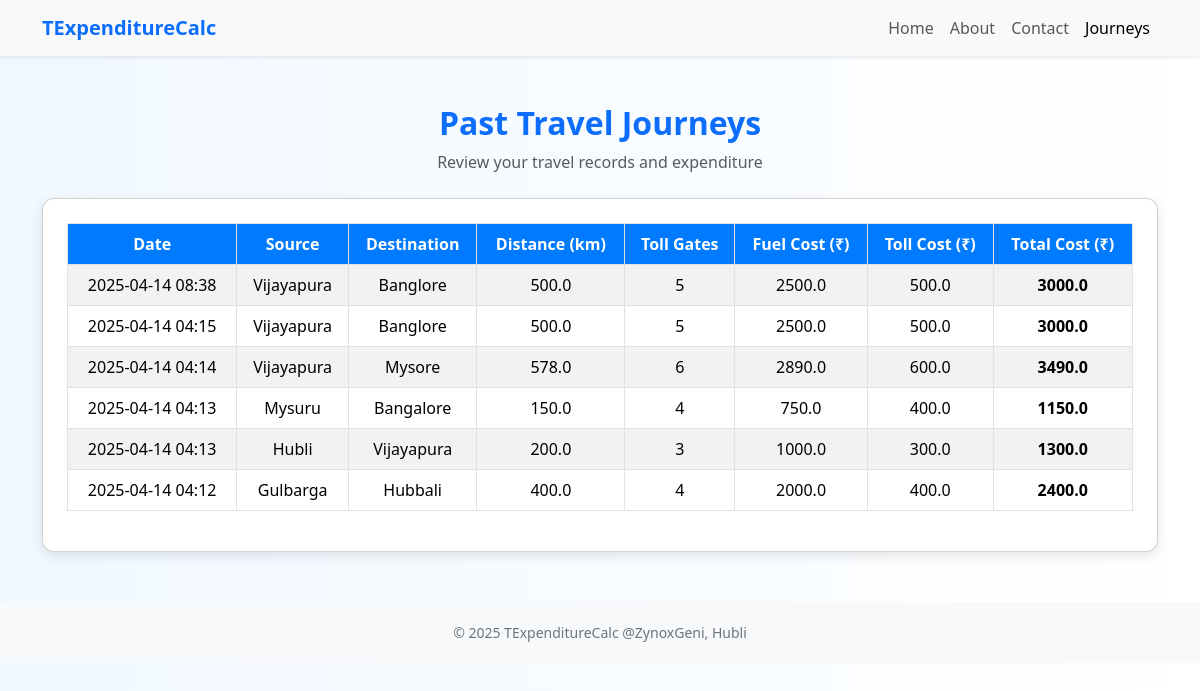
/journeys/, run on an earlier commit of the app's database.
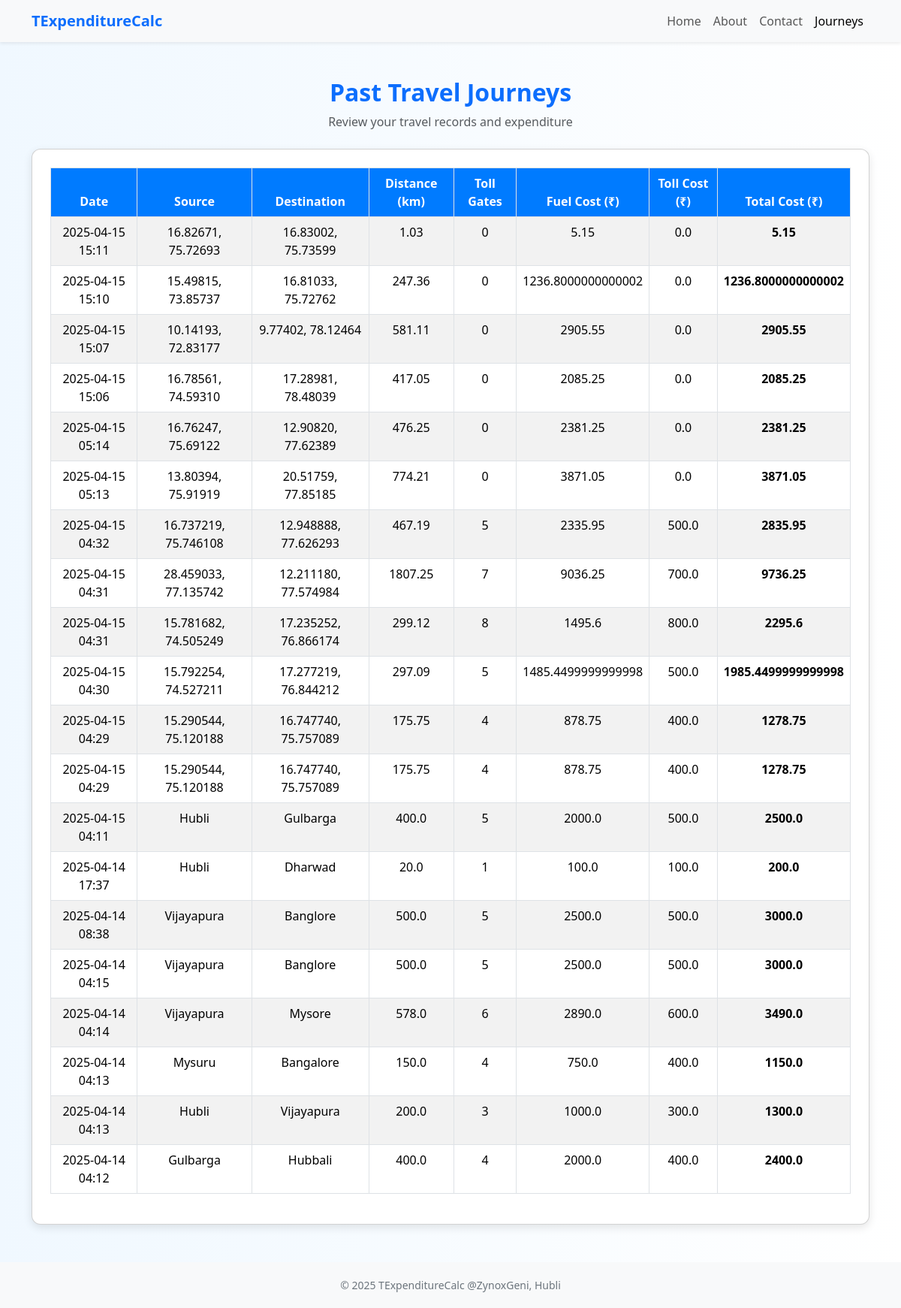
And on a later commit of the database.
### myapp/models.py (models this page shows, shortened)
class Journey(models.Model):
    source = models.CharField(max_length=100)
    destination = models.CharField(max_length=100)
    distance_km = models.FloatField()
    toll_gates = models.IntegerField()
    fuel_cost = models.FloatField()
    toll_cost = models.FloatField()
    total_cost = models.FloatField()
    journey_date = models.DateTimeField(auto_now_add=True)

### myapp/views.py (the view)
# urls.py: path('journeys/', views.past_journeys, name='past_journeys'),
def past_journeys(request):
    journeys = Journey.objects.all().order_by('-journey_date')
    return render(request, 'journeys.html', {'journeys': journeys})

### myapp/templates/journeys.html (shortened to what this page needs)
{% load static %}
<!DOCTYPE html>
<html lang="en">
<head>
    <link rel="stylesheet" href="{% static 'css/bootstrap.min.css' %}">
</head>
<body>
<nav class="navbar navbar-expand-lg navbar-light bg-light shadow-sm">
    <div class="container">
        <a class="navbar-brand fw-bold text-primary" href="#">TExpenditureCalc</a>
        <div class="collapse navbar-collapse justify-content-end" id="navbarNav">
            <ul class="navbar-nav">
                <li class="nav-item">
                    <a class="nav-link" href="{% url 'home' %}">Home</a>
                </li>
                <li class="nav-item">
                    <a class="nav-link" href="{% url 'about' %}">About</a>
                </li>
                <li class="nav-item">
                    <a class="nav-link" href="{% url 'contact' %}">Contact</a>
                </li>
                <li class="nav-item">
                    <a class="nav-link active" href="{% url 'past_journeys' %}">Journeys</a>
                </li>
            </ul>
        </div>
    </div>
</nav>
<div class="container mt-5">
    <div class="text-center mb-4">
        <h2 class="fw-bold text-primary">Past Travel Journeys</h2>
        <p class="text-muted">Review your travel records and expenditure</p>
    </div>
    <div class="card card-custom p-4">
        <table class="table table-bordered table-striped text-center">
            <thead>
                <tr>
                    <th>Date</th>
                    <th>Source</th>
                    <th>Destination</th>
                    <th>Distance (km)</th>
                    <th>Toll Gates</th>
                    <th>Fuel Cost (₹)</th>
                    <th>Toll Cost (₹)</th>
                    <th>Total Cost (₹)</th>
                </tr>
            </thead>
            <tbody>
                {% for journey in journeys %}
                <tr>
                    <td>{{ journey.journey_date|date:"Y-m-d H:i" }}</td>
                    <td>{{ journey.source }}</td>
                    <td>{{ journey.destination }}</td>
                    <td>{{ journey.distance_km }}</td>
                    <td>{{ journey.toll_gates }}</td>
                    <td>{{ journey.fuel_cost }}</td>
                    <td>{{ journey.toll_cost }}</td>
                    <td><strong>{{ journey.total_cost }}</strong></td>
                </tr>
                {% empty %}
                <tr>
                    <td colspan="8" class="text-muted">No journeys recorded yet.</td>
                </tr>
                {% endfor %}
            </tbody>
        </table>
    </div>
</div>
<footer>
    © 2025 TExpenditureCalc @ZynoxGeni, Hubli
</footer>
</body>
</html>

What changed in the data, as far as the page shows it:
added Journey: journey_date "2025-04-15 15:11", source "16.82671, 75.72693", destination "16.83002, 75.73599", distance_km "1.03", toll_gates "0", fuel_cost "5.15", toll_cost "0.0", total_cost "5.15"
added Journey: journey_date "2025-04-15 15:10", source "15.49815, 73.85737", destination "16.81033, 75.72762", distance_km "247.36", toll_gates "0", fuel_cost "1236.8000000000002", toll_cost "0.0", total_cost "1236.8000000000002"
added Journey: journey_date "2025-04-15 15:07", source "10.14193, 72.83177", destination "9.77402, 78.12464", distance_km "581.11", toll_gates "0", fuel_cost "2905.55", toll_cost "0.0", total_cost "2905.55"
added Journey: journey_date "2025-04-15 15:06", source "16.78561, 74.59310", destination "17.28981, 78.48039", distance_km "417.05", toll_gates "0", fuel_cost "2085.25", toll_cost "0.0", total_cost "2085.25"
added Journey: journey_date "2025-04-15 05:14", source "16.76247, 75.69122", destination "12.90820, 77.62389", distance_km "476.25", toll_gates "0", fuel_cost "2381.25", toll_cost "0.0", total_cost "2381.25"
added Journey: journey_date "2025-04-15 05:13", source "13.80394, 75.91919", destination "20.51759, 77.85185", distance_km "774.21", toll_gates "0", fuel_cost "3871.05", toll_cost "0.0", total_cost "3871.05"
added Journey: journey_date "2025-04-15 04:32", source "16.737219, 75.746108", destination "12.948888, 77.626293", distance_km "467.19", toll_gates "5", fuel_cost "2335.95", toll_cost "500.0", total_cost "2835.95"
added Journey: journey_date "2025-04-15 04:31", source "28.459033, 77.135742", destination "12.211180, 77.574984", distance_km "1807.25", toll_gates "7", fuel_cost "9036.25", toll_cost "700.0", total_cost "9736.25"
added Journey: journey_date "2025-04-15 04:31", source "15.781682, 74.505249", destination "17.235252, 76.866174", distance_km "299.12", toll_gates "8", fuel_cost "1495.6", toll_cost "800.0", total_cost "2295.6"
added Journey: journey_date "2025-04-15 04:30", source "15.792254, 74.527211", destination "17.277219, 76.844212", distance_km "297.09", toll_gates "5", fuel_cost "1485.4499999999998", toll_cost "500.0", total_cost "1985.4499999999998"
added Journey: journey_date "2025-04-15 04:29", source "15.290544, 75.120188", destination "16.747740, 75.757089", distance_km "175.75", toll_gates "4", fuel_cost "878.75", toll_cost "400.0", total_cost "1278.75"
added Journey: journey_date "2025-04-15 04:29", source "15.290544, 75.120188", destination "16.747740, 75.757089", distance_km "175.75", toll_gates "4", fuel_cost "878.75", toll_cost "400.0", total_cost "1278.75"
added Journey: journey_date "2025-04-15 04:11", source "Hubli", destination "Gulbarga", distance_km "400.0", toll_gates "5", fuel_cost "2000.0", toll_cost "500.0", total_cost "2500.0"
added Journey: journey_date "2025-04-14 17:37", source "Hubli", destination "Dharwad", distance_km "20.0", toll_gates "1", fuel_cost "100.0", toll_cost "100.0", total_cost "200.0"
